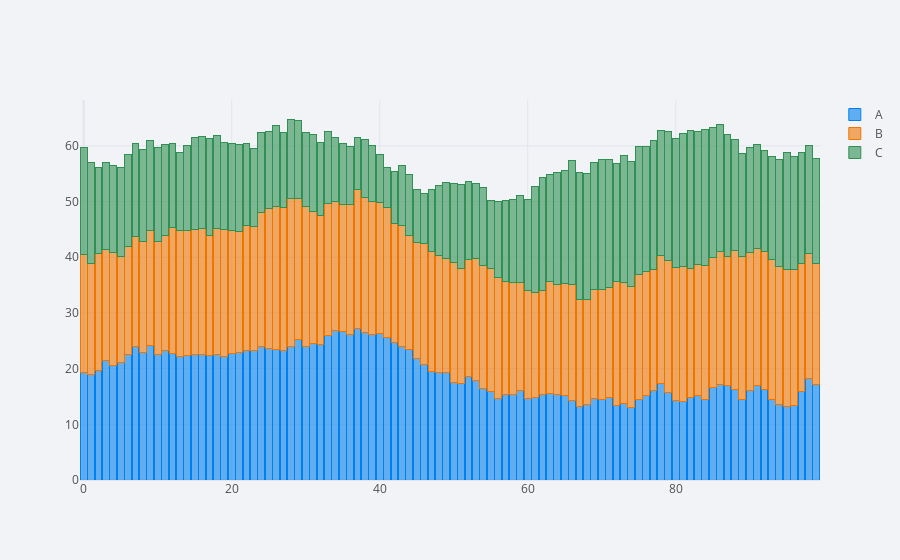

Here is the notebook cell this chart was saved with:
### Code cell
df.iplot(kind = 'bar', barmode='stack', bargap=0.1)
